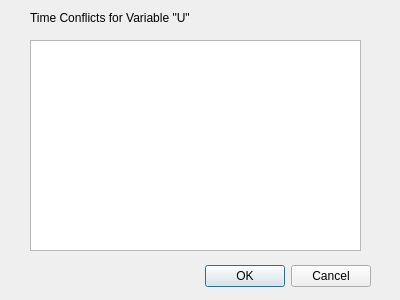
<?xml version="1.0" encoding="UTF-8"?>
<ui version="4.0">
 <class>Page4conf</class>
 <widget class="QDialog" name="Page4conf">
  <property name="geometry">
   <rect>
    <x>0</x>
    <y>0</y>
    <width>400</width>
    <height>300</height>
   </rect>
  </property>
  <property name="windowTitle">
   <string>Dialog</string>
  </property>
  <widget class="QDialogButtonBox" name="buttonBox">
   <property name="geometry">
    <rect>
     <x>30</x>
     <y>260</y>
     <width>341</width>
     <height>32</height>
    </rect>
   </property>
   <property name="orientation">
    <enum>Qt::Horizontal</enum>
   </property>
   <property name="standardButtons">
    <set>QDialogButtonBox::Cancel|QDialogButtonBox::Ok</set>
   </property>
  </widget>
  <widget class="QListWidget" name="timeConflictList">
   <property name="geometry">
    <rect>
     <x>30</x>
     <y>40</y>
     <width>331</width>
     <height>211</height>
    </rect>
   </property>
  </widget>
  <widget class="QLabel" name="label">
   <property name="geometry">
    <rect>
     <x>30</x>
     <y>10</y>
     <width>201</width>
     <height>16</height>
    </rect>
   </property>
   <property name="text">
    <string>Time Conflicts for Variable &quot;U&quot;</string>
   </property>
  </widget>
 </widget>
 <resources/>
 <connections>
  <connection>
   <sender>buttonBox</sender>
   <signal>accepted()</signal>
   <receiver>Page4conf</receiver>
   <slot>accept()</slot>
   <hints>
    <hint type="sourcelabel">
     <x>248</x>
     <y>254</y>
    </hint>
    <hint type="destinationlabel">
     <x>157</x>
     <y>274</y>
    </hint>
   </hints>
  </connection>
  <connection>
   <sender>buttonBox</sender>
   <signal>rejected()</signal>
   <receiver>Page4conf</receiver>
   <slot>reject()</slot>
   <hints>
    <hint type="sourcelabel">
     <x>316</x>
     <y>260</y>
    </hint>
    <hint type="destinationlabel">
     <x>286</x>
     <y>274</y>
    </hint>
   </hints>
  </connection>
 </connections>
</ui>
